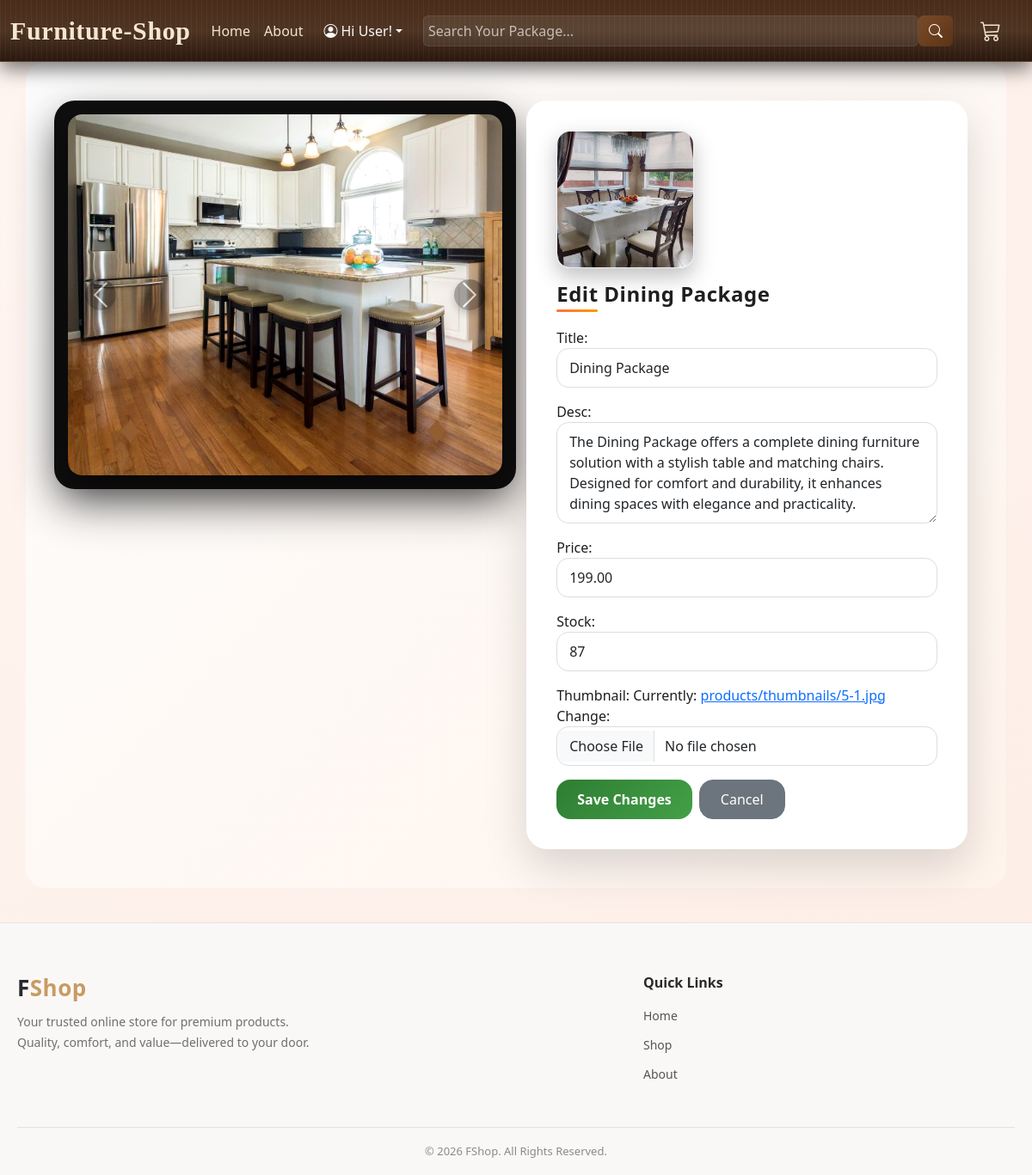
Page /products/2/edit/ on the earlier database version.
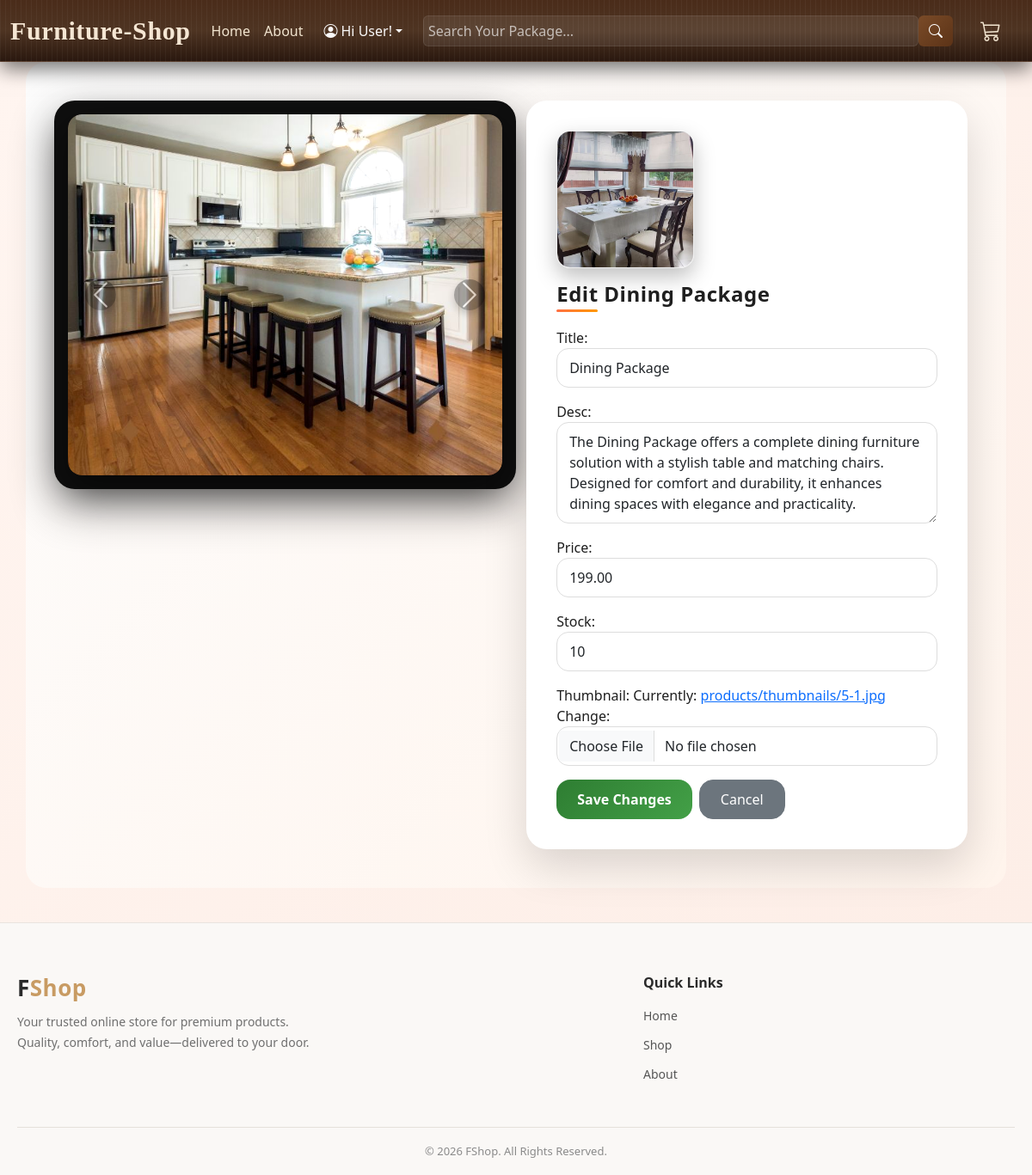
Same page on the later database version.
### products/models.py (models this page shows, shortened)
class Product(models.Model):
    title = models.CharField(max_length=255)
    desc = models.TextField(max_length=500)
    price = models.DecimalField(max_digits=10, decimal_places=2)
    stock = models.PositiveIntegerField()
    thumbnail = models.ImageField(upload_to='products/thumbnails/')
    created_at = models.DateTimeField(auto_now_add=True)
    updated_at = models.DateTimeField(auto_now=True)

### products/views.py (the view, shortened to what this page needs)
# urls.py: path('<int:pk>/edit/', UpdateProduct.as_view(), name='edit_product'),
class UpdateProduct(UpdateView):
    model = Product
    form_class = ProductForm
    template_name = 'products/update_product.html'

### products/forms.py
class ProductForm(forms.ModelForm):
    class Meta:
        model = Product
        fields = ['title', 'desc', 'price', 'stock', 'thumbnail']
        widgets = {
            'title': forms.TextInput(attrs={
                'class': 'form-control',
                'placeholder': 'Product title'
            }),
            'desc': forms.Textarea(attrs={
                'class': 'form-control',
                'placeholder': 'Product description',
                'rows': 4
            }),
            'price': forms.NumberInput(attrs={
                'class': 'form-control',
                'placeholder': 'Price'
            }),
            'stock': forms.NumberInput(attrs={
                'class': 'form-control',
                'placeholder': 'Stock quantity'
            }),
            'thumbnail': forms.ClearableFileInput(attrs={
                'class': 'form-control'
            }),
        }

### templates/products/update_product.html (shortened to what this page needs)
{% extends 'base/base.html' %}
{% block content %}
<section id="product-detail-section" class="container py-5">
    <div class="row g-4 align-items-start">
        <div class="col-lg-6">
            {% include 'products/includes/productImageCarousel.html' %}
        </div>
        <div class="col-lg-6">
            <div class="product-info">
                {% if product.thumbnail %}
                    <img src="{{ product.thumbnail.url }}"
                         class="product-thumbnail mb-3"
                         alt="{{ product.title }}">
                {% endif %}
                <h2 class="product-title mb-3">
                    Edit {{ product.title }}
                </h2>
                <form method="post" enctype="multipart/form-data">
                    {{ form.as_p }}
                    <div class="d-flex gap-2 mt-3 product-action-buttons">
                        <button type="submit" class="btn btn-success">
                            Save Changes
                        </button>
                        <a href="{% url 'product_details' product.pk %}"
                           class="btn btn-secondary">
                            Cancel
                        </a>
                    </div>
                </form>
            </div>
        </div>
    </div>
</section>
{% endblock %}

Differences in the rows shown:
changed Product "Dining Package": stock "87" → "10"
